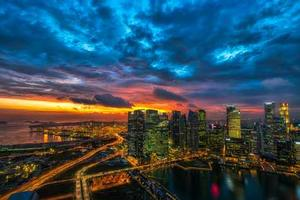
#> input picture img2.png, 300 x 200 px; its folder holds only this picture in this run
$ python edge_detector.py --image img2.png   (older library calls are emulated)
#> lines starting #> are read from the running program, lines starting #| are printed output that depends on the picture; after the words box and inside, x2 and y2 are one past the last pixel; in counts of white or black regions, pixels touching at a corner belong together
import cv2
import numpy as np
import matplotlib.pyplot as plt
from PIL import Image
import os
import argparse

class EdgeDetector:
    """이미지에서 윤곽선을 추출하는 클래스"""

    def __init__(self, image_path):
        """
        이미지 경로를 받아 EdgeDetector 객체를 초기화합니다.

        Args:
            image_path (str): 처리할 이미지 파일 경로
        """
#> called with image_path = 'img2.png'
        self.image_path = image_path
        self.original_image = cv2.imread(image_path)
#> self.original_image is the input picture: shape (200, 300, 3); mean B, G, R 93.2, 78.5, 52.7
        if self.original_image is None:
            raise ValueError(f"이미지를 로드할 수 없습니다: {image_path}")

        # 그레이스케일로 변환
        self.gray_image = cv2.cvtColor(self.original_image, cv2.COLOR_BGR2GRAY)

    def canny_edge_detection(self, low_threshold=50, high_threshold=150, blur_ksize=5):
        """
        Canny edge detection을 사용한 윤곽선 추출

        Args:
            low_threshold (int): Canny 하위 임계값
            high_threshold (int): Canny 상위 임계값
            blur_ksize (int): 가우시안 블러 커널 크기

        Returns:
            numpy.ndarray: 윤곽선이 추출된 이미지
        """
#> called with low_threshold = 50, high_threshold = 150, blur_ksize = 5
        # 노이즈 제거를 위한 가우시안 블러 적용
        blurred = cv2.GaussianBlur(self.gray_image, (blur_ksize, blur_ksize), 0)
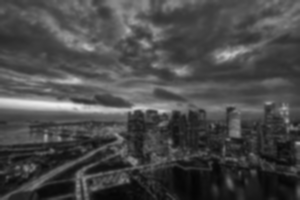
#> blurred: shape (200, 300); min 5, max 238, mean 72.5

        # Canny edge detection 적용
        edges = cv2.Canny(blurred, low_threshold, high_threshold)
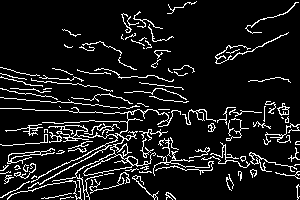
#> edges: shape (200, 300); 10% white in thin lines or dots

        return edges

    def sobel_edge_detection(self):
        """
        Sobel operator를 사용한 윤곽선 추출

        Returns:
            numpy.ndarray: 윤곽선이 추출된 이미지
        """
        # Sobel X와 Y 방향 gradient 계산
        sobel_x = cv2.Sobel(self.gray_image, cv2.CV_64F, 1, 0, ksize=3)
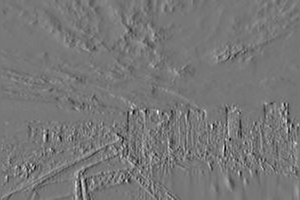
#> sobel_x: shape (200, 300) float64; min -514, max 586, mean 0; drawn with min black and max white
        sobel_y = cv2.Sobel(self.gray_image, cv2.CV_64F, 0, 1, ksize=3)

        # 두 방향의 gradient를 결합
        sobel_combined = np.sqrt(sobel_x**2 + sobel_y**2)
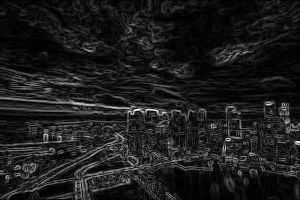
#> sobel_combined: shape (200, 300) float64; min 0, max 657.7, mean 75.2; drawn with min black and max white

        # 0-255 범위로 정규화
        sobel_normalized = np.uint8(sobel_combined / np.max(sobel_combined) * 255)

        return sobel_normalized

    def laplacian_edge_detection(self):
        """
        Laplacian operator를 사용한 윤곽선 추출

        Returns:
            numpy.ndarray: 윤곽선이 추출된 이미지
        """
        # 노이즈 제거를 위한 가우시안 블러 적용
        blurred = cv2.GaussianBlur(self.gray_image, (3, 3), 0)

        # Laplacian edge detection 적용
        laplacian = cv2.Laplacian(blurred, cv2.CV_64F)
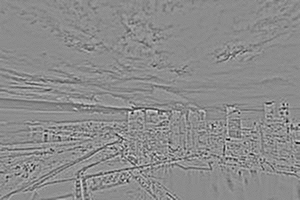
#> laplacian: shape (200, 300) float64; min -95, max 78, mean 0; drawn with min black and max white

        # 절댓값을 취하고 정규화
        laplacian = np.uint8(np.absolute(laplacian))

        return laplacian

    def adaptive_threshold_edges(self):
        """
        적응형 임계값을 사용한 윤곽선 추출

        Returns:
            numpy.ndarray: 윤곽선이 추출된 이미지
        """
        # 가우시안 블러 적용
        blurred = cv2.GaussianBlur(self.gray_image, (5, 5), 0)

        # 적응형 임계값 적용
        adaptive_thresh = cv2.adaptiveThreshold(
            blurred, 255, cv2.ADAPTIVE_THRESH_GAUSSIAN_C,
            cv2.THRESH_BINARY, 11, 2
        )
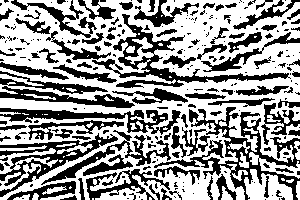
#> adaptive_thresh: shape (200, 300); 59.4% white; 262 black regions (165 under 20 px), largest, box (x1, y1, x2, y2) and area: (154, 107, 300, 200) 2971, (92, 14, 291, 88) 2381, (0, 133, 118, 197) 1797

        # 반전하여 검은 배경에 흰 윤곽선으로 만들기
        return cv2.bitwise_not(adaptive_thresh)

    def morphological_edges(self):
        """
        형태학적 연산을 사용한 윤곽선 추출

        Returns:
            numpy.ndarray: 윤곽선이 추출된 이미지
        """
        # 이진화
        _, binary = cv2.threshold(self.gray_image, 127, 255, cv2.THRESH_BINARY)
#> binary: shape (200, 300); 7% white; 212 white regions (189 under 20 px), largest, box (x1, y1, x2, y2) and area: (0, 96, 184, 115) 1680, (110, 0, 140, 39) 329, (29, 75, 105, 87) 285

        # 모폴로지 커널 생성
        kernel = np.ones((3, 3), np.uint8)

        # 침식과 팽창을 통한 윤곽선 추출
        erosion = cv2.erode(binary, kernel, iterations=1)
#> erosion: shape (200, 300); 2.9% white; 33 white regions (22 under 20 px), largest, box (x1, y1, x2, y2) and area: (0, 98, 175, 114) 1202, (54, 76, 84, 83) 90, (112, 0, 123, 15) 69
        dilation = cv2.dilate(binary, kernel, iterations=1)
#> dilation: shape (200, 300); 14% white; 100 white regions (50 under 20 px), largest, box (x1, y1, x2, y2) and area: (0, 84, 187, 116) 2749, (11, 73, 106, 90) 709, (109, 0, 146, 40) 580

        # 차이를 계산하여 윤곽선 추출
        edges = cv2.absdiff(dilation, erosion)
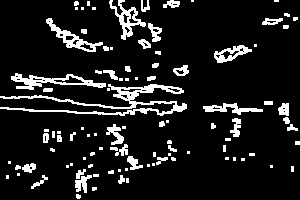
#> edges: shape (200, 300); 11.1% white; 100 white regions (50 under 20 px), largest, box (x1, y1, x2, y2) and area: (0, 84, 187, 116) 1477, (11, 73, 106, 90) 601, (46, 18, 103, 52) 454

        return edges

    def process_all_methods(self):
        """
        모든 윤곽선 추출 방법을 적용하고 결과를 반환

        Returns:
            dict: 각 방법별 결과 이미지들
        """
        results = {
            'original': cv2.cvtColor(self.original_image, cv2.COLOR_BGR2RGB),
            'canny': self.canny_edge_detection(),
            'sobel': self.sobel_edge_detection(),
            'laplacian': self.laplacian_edge_detection(),
            'adaptive': self.adaptive_threshold_edges(),
            'morphological': self.morphological_edges()
        }

        return results

    def save_results(self, output_dir='output'):
        """
        모든 결과를 파일로 저장

        Args:
            output_dir (str): 결과를 저장할 디렉토리
        """
        # 출력 디렉토리 생성
        os.makedirs(output_dir, exist_ok=True)

        results = self.process_all_methods()
#> results = 6 items

        for method_name, result_image in results.items():
            if method_name == 'original':
                # 원본 이미지는 BGR을 RGB로 변환하여 저장
                output_path = os.path.join(output_dir, f'{method_name}.png')
                plt.imsave(output_path, result_image)
            else:
                # 윤곽선 이미지는 그레이스케일로 저장
                output_path = os.path.join(output_dir, f'{method_name}_edges.png')
                cv2.imwrite(output_path, result_image)
#> this loop made 6 passes
#> method_name on passes 1 to 6: 'original', 'canny', 'sobel', 'laplacian', 'adaptive', 'morphological'

        print(f"모든 결과가 '{output_dir}' 디렉토리에 저장되었습니다.")
#| 모든 결과가 'output' 디렉토리에 저장되었습니다.

    def display_results(self):
        """
        모든 결과를 matplotlib를 사용해 시각화
        """
        results = self.process_all_methods()

        # 플롯 설정
        fig, axes = plt.subplots(2, 3, figsize=(15, 10))
        fig.suptitle('이미지 윤곽선 추출 결과', fontsize=16)

        # 각 결과 표시
        titles = ['원본 이미지', 'Canny Edge', 'Sobel Edge',
                 'Laplacian Edge', 'Adaptive Threshold', 'Morphological Edge']

        for i, (method_name, title) in enumerate(zip(results.keys(), titles)):
            row = i // 3
            col = i % 3

            if method_name == 'original':
                axes[row, col].imshow(results[method_name])
            else:
                axes[row, col].imshow(results[method_name], cmap='gray')

            axes[row, col].set_title(title)
            axes[row, col].axis('off')

        plt.tight_layout()
        plt.show()

def main():
    """메인 함수"""
    parser = argparse.ArgumentParser(description='이미지 윤곽선 추출 도구')
    parser.add_argument('--image', type=str, default='Test1.PNG',
                       help='처리할 이미지 파일 경로')
    parser.add_argument('--output', type=str, default='output',
                       help='결과를 저장할 디렉토리')
    parser.add_argument('--method', type=str, choices=['canny', 'sobel', 'laplacian', 'adaptive', 'morphological', 'all'],
                       default='all', help='사용할 윤곽선 추출 방법')
    parser.add_argument('--display', action='store_true',
                       help='결과를 화면에 표시')

    args = parser.parse_args()

    try:
        # EdgeDetector 객체 생성
        detector = EdgeDetector(args.image)

        if args.method == 'all':
            # 모든 방법 적용하고 저장
            detector.save_results(args.output)

            if args.display:
                detector.display_results()
        else:
            # 특정 방법만 적용
            if args.method == 'canny':
                result = detector.canny_edge_detection()
            elif args.method == 'sobel':
                result = detector.sobel_edge_detection()
            elif args.method == 'laplacian':
                result = detector.laplacian_edge_detection()
            elif args.method == 'adaptive':
                result = detector.adaptive_threshold_edges()
            elif args.method == 'morphological':
                result = detector.morphological_edges()

            # 결과 저장
            os.makedirs(args.output, exist_ok=True)
            output_path = os.path.join(args.output, f'{args.method}_edges.png')
            cv2.imwrite(output_path, result)
            print(f"결과가 '{output_path}'에 저장되었습니다.")

            if args.display:
                plt.figure(figsize=(12, 6))

                plt.subplot(1, 2, 1)
                plt.imshow(cv2.cvtColor(detector.original_image, cv2.COLOR_BGR2RGB))
                plt.title('원본 이미지')
                plt.axis('off')

                plt.subplot(1, 2, 2)
                plt.imshow(result, cmap='gray')
                plt.title(f'{args.method.capitalize()} Edge Detection')
                plt.axis('off')

                plt.tight_layout()
                plt.show()

    except Exception as e:
        print(f"오류 발생: {e}")

if __name__ == "__main__":
    main()

$ run again, on img1.jpg
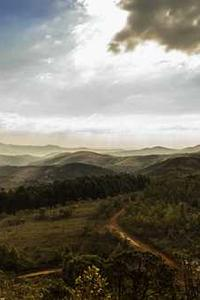
#> input picture img1.jpg, 200 x 300 px
#> in __init__, self.original_image is the input picture: shape (300, 200, 3); mean B, G, R 111.2, 122.5, 126.7
#> in adaptive_threshold_edges, `adaptive_thresh = cv2.adaptiveThreshold( blurred, 255, cv2.ADAPTIVE_TH..`:
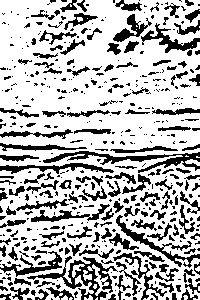
#> adaptive_thresh: shape (300, 200); 71.7% white; 467 black regions (307 under 20 px), largest, box (x1, y1, x2, y2) and area: (27, 256, 118, 300) 1057, (43, 151, 200, 173) 975, (116, 215, 200, 268) 628
#> binary: shape (300, 200); 46.7% white; 25 white regions (21 under 20 px), largest, box (x1, y1, x2, y2) and area: (0, 0, 200, 166) 27563, (156, 8, 184, 28) 295, (190, 15, 200, 26) 64, (190, 6, 196, 12) 21
#> erosion: shape (300, 200); 45.2% white; 5 white regions (2 under 20 px), largest, box (x1, y1, x2, y2) and area: (0, 0, 200, 165) 26889, (157, 11, 183, 27) 183, (192, 16, 200, 25) 29
#> dilation: shape (300, 200); 48.3% white; 16 white regions (6 under 20 px), largest, box (x1, y1, x2, y2) and area: (0, 0, 200, 167) 28177, (155, 7, 185, 29) 417, (189, 14, 200, 27) 103
#> in morphological_edges, `edges = cv2.absdiff(dilation, erosion)`:
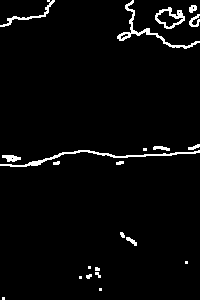
#> edges: shape (300, 200); 3.1% white in thin lines or dots
#> results = 6 items
#> the loop in save_results, `for method_name, result_image in results.items():` made 6 passes
#> method_name on passes 1 to 6: 'original', 'canny', 'sobel', 'laplacian', 'adaptive', 'morphological'
#| 모든 결과가 'output' 디렉토리에 저장되었습니다.
